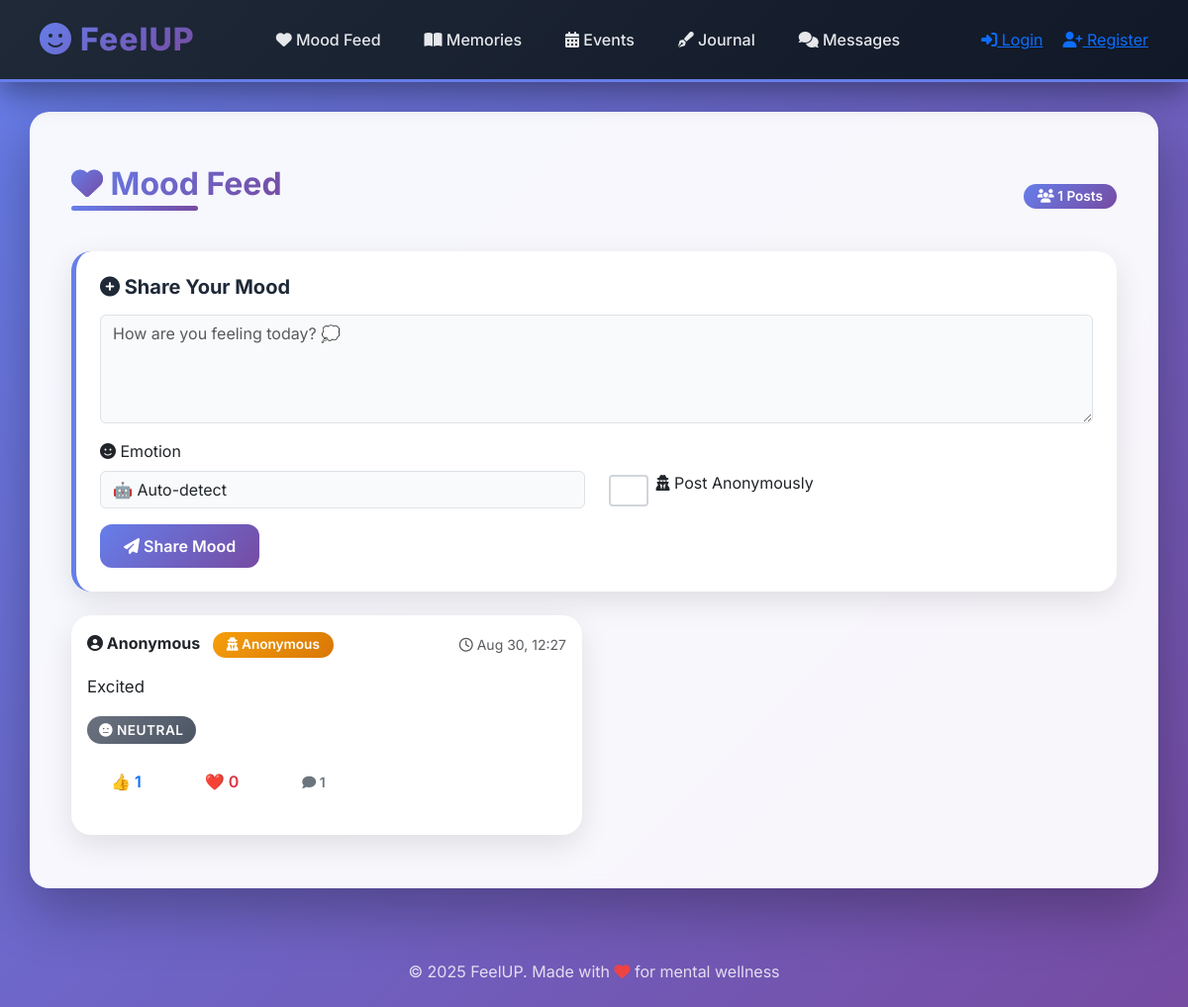
Screenshot of /mood with the database file from the repository.
### app.py (models this page shows)
class MoodPost(db.Model):
    id = db.Column(db.Integer, primary_key=True)
    user_id = db.Column(db.Integer, db.ForeignKey('user.id'), nullable=True)
    username = db.Column(db.String(120))
    content = db.Column(db.Text, nullable=False)
    emotion = db.Column(db.String(50))
    anonymous = db.Column(db.Boolean, default=False)
    created_at = db.Column(db.DateTime, default=datetime.utcnow)
    reactions = db.Column(db.PickleType, default=dict)
    comments = db.relationship('Comment', backref='mood', cascade="all, delete-orphan")
    likes = db.relationship('Like', backref='mood', cascade="all, delete-orphan")

### app.py (the view, shortened to what this page needs)
@app.route('/mood', methods=['GET','POST'])
def mood_feed():
    user = current_user()
    moods = MoodPost.query.order_by(MoodPost.created_at.desc()).all()
    return render_template('mood_feed.html', moods=moods, user=user)

### app.py (called while the page is built)
def current_user():
    uid = session.get('user_id')
    if uid:
        return User.query.get(uid)
    return None

### templates/mood_feed.html (shortened to what this page needs)
{% extends "base.html" %}
{% block content %}
<div class="container mt-4">
  <div class="d-flex justify-content-between align-items-center mb-4">
    <h2><i class="fas fa-heart gradient-text"></i> Mood Feed</h2>
    <span class="badge badge-primary"><i class="fas fa-users"></i> {{ moods|length }} Posts</span>
  </div>
  <div class="card p-4 mb-4 shadow-hover" style="border-left: 5px solid #667eea;">
    <h5 class="mb-3"><i class="fas fa-plus-circle"></i> Share Your Mood</h5>
    <form method="POST">
      <div class="mb-3">
        <textarea name="content" class="form-control" rows="4" placeholder="How are you feeling today? 💭" required></textarea>
      </div>
      <div class="row mb-3">
        <div class="col-md-6">
          <label class="form-label"><i class="fas fa-smile"></i> Emotion</label>
          <select name="emotion" class="form-select">
            <option value="">🤖 Auto-detect</option>
          </select>
        </div>
        <div class="col-md-6 d-flex align-items-end">
          <div class="form-check">
            <input type="checkbox" class="form-check-input" name="anonymous" id="anonCheck">
            <label class="form-check-label" for="anonCheck">
              <i class="fas fa-user-secret"></i> Post Anonymously
            </label>
          </div>
        </div>
      </div>
      <button class="btn btn-primary" type="submit">
        <i class="fas fa-paper-plane"></i> Share Mood
      </button>
    </form>
  </div>
  <div class="row">
    {% for mood in moods %}
    <div class="col-md-6 mb-4">
      <div class="card p-3 shadow-hover mood-card">
        <div class="d-flex justify-content-between align-items-center mb-3">
          <div>
            <strong><i class="fas fa-user-circle"></i> {{ mood.username }}</strong>
            {% if mood.anonymous %}
              <span class="badge badge-warning ms-2"><i class="fas fa-user-secret"></i> Anonymous</span>
            {% endif %}
          </div>
          <small class="text-muted"><i class="far fa-clock"></i> {{ mood.created_at.strftime('%b %d, %H:%M') }}</small>
        </div>
        <p style="font-size: 1.05rem; line-height: 1.6;">{{ mood.content }}</p>
        <div class="mb-3">
          {% if mood.emotion == 'positive' %}
            <span class="emotion-badge emotion-positive"><i class="fas fa-smile-beam"></i> {{ mood.emotion }}</span>
          {% elif mood.emotion == 'negative' %}
            <span class="emotion-badge emotion-negative"><i class="fas fa-sad-tear"></i> {{ mood.emotion }}</span>
          {% else %}
            <span class="emotion-badge emotion-neutral"><i class="fas fa-meh"></i> {{ mood.emotion }}</span>
          {% endif %}
        </div>
        <div class="d-flex justify-content-between align-items-center mb-3">
          <div class="d-flex gap-2">
            <form method="POST" action="{{ url_for('react_to_mood', post_id=mood.id, emoji='👍') }}" style="display:inline;">
              <button class="btn btn-sm btn-outline-primary reaction-btn" type="submit">
                👍 <span class="count">{{ mood.reactions.get('👍',0) }}</span>
              </button>
            </form>
            <form method="POST" action="{{ url_for('react_to_mood', post_id=mood.id, emoji='❤️') }}" style="display:inline;">
              <button class="btn btn-sm btn-outline-danger reaction-btn" type="submit">
                ❤️ <span class="count">{{ mood.reactions.get('❤️',0) }}</span>
              </button>
            </form>
            <button class="btn btn-sm btn-outline-secondary" data-bs-toggle="collapse" data-bs-target="#comments-{{ mood.id }}">
              <i class="fas fa-comment"></i> {{ mood.comments|length }}
            </button>
          </div>
        </div>
      </div>
    </div>
    {% endfor %}
  </div>
</div>
{% endblock %}

### static/style.css (style rules this page uses)
* { margin: 0; padding: 0; box-sizing: border-box; }
body { font-family: 'Inter', 'Segoe UI', Tahoma, Geneva, Verdana, sans-serif; background: linear-gradient(135deg, #667eea 0%, #764ba2 100%); background-attachment: fixed; margin: 0; padding: 0; color: #1f2937; min-height: 100vh; }
h1, h2, h3, h4, h5 { font-weight: 700; color: #1f2937; }
h2 { font-weight: 700; margin-bottom: 25px; font-size: 2rem; }
.container h2, main h2 { position: relative; display: inline-block; background: linear-gradient(135deg, #667eea 0%, #764ba2 100%); -webkit-background-clip: text; -webkit-text-fill-color: transparent; background-clip: text; }
.container h2::after, main h2::after { content: ""; position: absolute; left: 0; bottom: -8px; width: 60%; height: 5px; border-radius: 5px; background: linear-gradient(90deg, #667eea, #764ba2); animation: slideIn 0.6s ease-out; }
.btn { border-radius: 12px !important; padding: 10px 24px !important; font-weight: 600 !important; transition: all 0.3s ease !important; border: none !important; position: relative; overflow: hidden; }
.btn::before { content: ''; position: absolute; top: 50%; left: 50%; width: 0; height: 0; border-radius: 50%; background: rgba(255, 255, 255, 0.3); transform: translate(-50%, -50%); transition: width 0.6s, height 0.6s; }
.btn-primary { background: linear-gradient(135deg, #667eea 0%, #764ba2 100%) !important; }
.card { border-radius: 20px; border: none; background: white; box-shadow: 0 10px 30px rgba(0, 0, 0, 0.1); transition: all 0.4s ease; overflow: hidden; position: relative; }
.card::before { content: ''; position: absolute; top: 0; left: 0; width: 100%; height: 4px; background: linear-gradient(90deg, #667eea, #764ba2); transform: scaleX(0); transition: transform 0.4s ease; }
.mood-card, .memory-card { position: relative; animation: fadeInScale 0.5s ease-out; }
.reaction-btn { margin-right: 8px; padding: 6px 14px; border-radius: 20px; border: 2px solid #e5e7eb; background: white; transition: all 0.3s ease; cursor: pointer; font-size: 1rem; }
.emotion-badge { display: inline-block; padding: 4px 12px; border-radius: 20px; font-size: 0.85rem; font-weight: 600; text-transform: uppercase; letter-spacing: 0.5px; }
.emotion-neutral { background: linear-gradient(135deg, #6b7280, #4b5563); color: white; }
form textarea, form input, form select { border-radius: 14px; padding: 14px 18px; border: 2px solid #e5e7eb; transition: all 0.3s ease; font-size: 1rem; width: 100%; }
.form-control, .form-select { background: #f9fafb; }
.form-check-input { width: 20px; height: 20px; border-radius: 6px; border: 2px solid #d1d5db; cursor: pointer; }
.form-check-label { cursor: pointer; margin-left: 8px; user-select: none; }
.gradient-text { background: linear-gradient(135deg, #667eea, #764ba2); -webkit-background-clip: text; -webkit-text-fill-color: transparent; background-clip: text; }
.shadow-hover { transition: all 0.3s ease; }
.badge { padding: 6px 14px; border-radius: 20px; font-weight: 600; font-size: 0.85rem; }
.badge-primary { background: linear-gradient(135deg, #667eea, #764ba2); color: white; }
.badge-warning { background: linear-gradient(135deg, #f59e0b, #d97706); color: white; }

### rows the page displays
MoodPost: username "Anonymous", anonymous True (drawn), created_at "Aug 30, 12:27", content "Excited", emotion "NEUTRAL", reactions.get "1", reactions.get "0", comments|length "1"

### other values shown
{{ moods|length }} "1"
